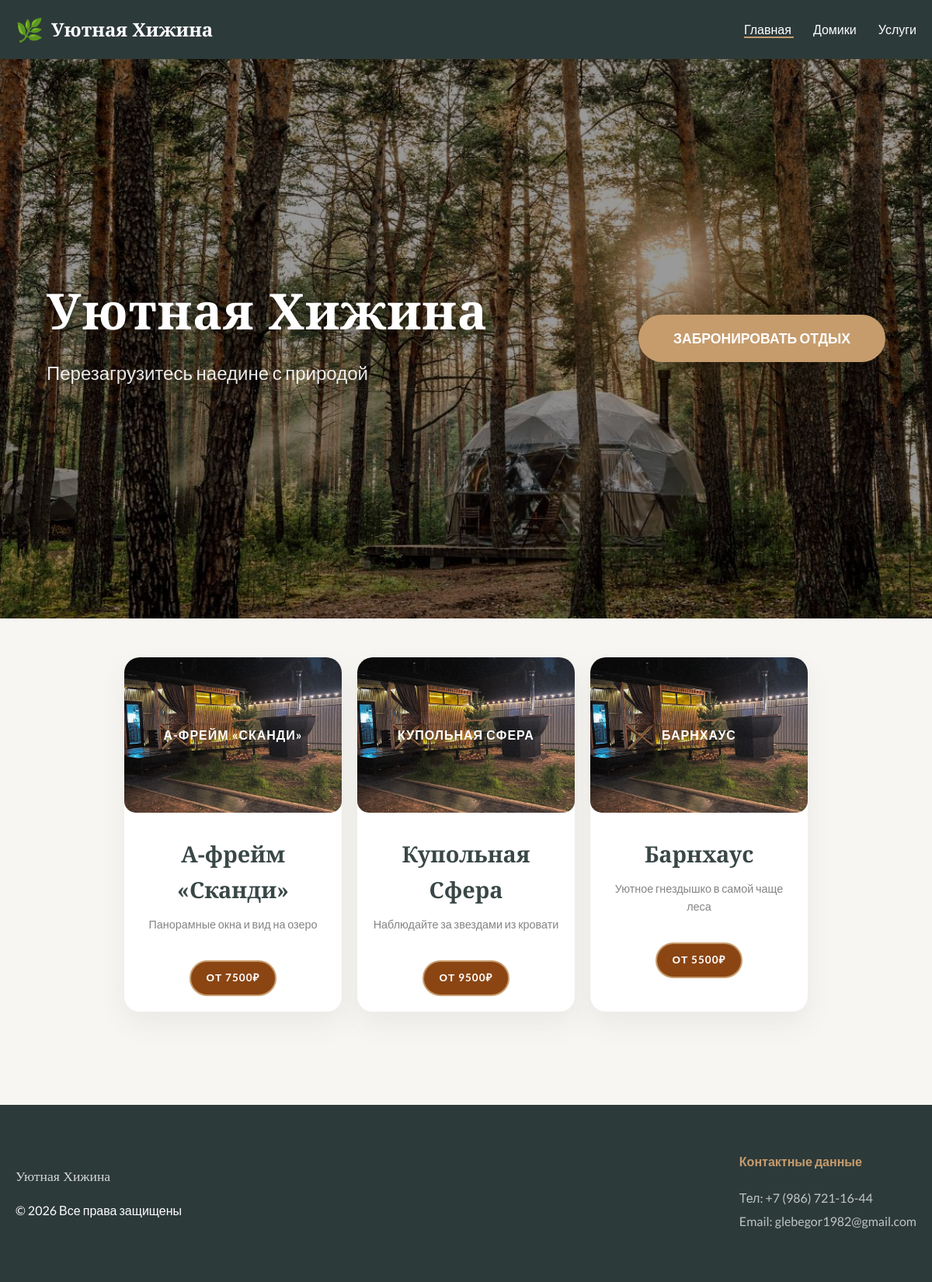
The page / on the database its author committed.
### tables this page shows
CREATE TABLE houses (
            id INTEGER PRIMARY KEY AUTOINCREMENT,
            name TEXT NOT NULL,
            description TEXT,
            short_description TEXT,
            price_per_night INTEGER,
            features TEXT,
            image_url TEXT
        );

### app.py (the view)
@app.route('/')
def index():
    conn = get_db_connection()
    houses = conn.execute('SELECT * FROM houses').fetchall()
    conn.close()
    return render_template('index.html', houses=houses)

### app.py (called while the page is built)
def get_db_connection():
    conn = sqlite3.connect('glamping.db')
    conn.row_factory = sqlite3.Row  # Это позволяет обращаться к колонкам по именам: house['name']
    return conn

### templates/index.html
{% extends 'base.html' %}
{% block content %}
<section class="hero" style="background-image: url('{{ url_for('static', filename='img/background.jpg') }}');">
    <div class="hero-overlay">
        <div class="hero-container">
            <div class="hero-text">
                <h1>Уютная Хижина</h1>
                <p>Перезагрузитесь наедине с природой</p>
            </div>
            <div class="hero-action">
                <a href="/booking" class="btn-hero">Забронировать отдых</a>
            </div>
        </div>
    </div>
</section>
<div class="container">
    <div class="houses-grid" style="display: flex; gap: 20px; flex-wrap: wrap; justify-content: center;">
        {% for house in houses %}
        <a href="/house/{{ house['id'] }}" class="house-card"
           style="text-decoration: none; color: inherit; width: 300px;">
            <div class="house-image"
                 style="background: url('{{ url_for('static', filename='img/houses/house' ~ house['id'] ~ '/cover.jpg') }}') center/cover; height: 200px; border-radius: 15px; display: flex; align-items: center; justify-content: center; color: white; font-weight: bold;\">
                {{ house['name'] }}
            </div>
            <div class="house-info" style="padding: 20px; text-align: center; background: white;">
                <h2 style="font-family: var(--font-header); margin: 10px 0;">{{ house['name'] }}</h2>
                <p style="font-size: 0.9rem; color: #666;">{{ house['short_description'] }}</p>
                <div class="btn"
                     style="display: inline-block; margin-top: 15px; padding: 10px 20px; background: #8b4513; color: white; border-radius: 25px;">
                    от {{ house['price_per_night'] }}₽
                </div>
            </div>
        </a>
        {% endfor %}
    </div>
</div>
{% endblock %}

### templates/base.html (shortened to what this page needs)
<!DOCTYPE html>
<html lang="ru">
<head>
    <link rel="stylesheet" href="{{ url_for('static', filename='css/style.css') }}">
    <link rel="stylesheet" href="https://cdn.jsdelivr.net/npm/flatpickr/dist/flatpickr.min.css">
    <link rel="stylesheet" type="text/css" href="https://npmcdn.com/flatpickr/dist/themes/airbnb.css">
</head>
<body>
<nav class="main-nav">
    <div class="nav-container">
        <a href="/" class="logo">
            <div class="logo-icon">🌿</div>
            <span>Уютная Хижина</span>
        </a>
        <div class="nav-links">
            <a href="/"
               style="{% if request.path == '/' %} opacity: 1; border-bottom: 2px solid var(--accent-wood); {% endif %}">
                Главная
            </a>
            <a href="{{ url_for('all_houses') }}"
               style="{% if request.path == '/houses' %} opacity: 1; border-bottom: 2px solid var(--accent-wood); {% endif %}">
                Домики
            </a>
            <a href="{{ url_for('services') }}"
               style="{% if request.path == '/services' %} opacity: 1; border-bottom: 2px solid var(--accent-wood); {% endif %}">
                Услуги
            </a>
        </div>
    </div>
</nav>
<main>
    {% block content %}{% endblock %}
</main>
<footer class="main-footer">
    <div class="footer-container">
        <div class="footer-left">
            <p class="footer-logo">Уютная Хижина</p>
            <p>© 2026 Все права защищены</p>
        </div>
        <div class="footer-right">
            <h4>Контактные данные</h4>
            <p>Тел: +7 (986) 721-16-44</p>
            <p>Email: glebegor1982@gmail.com</p>
        </div>
    </div>
</footer>
</body>
</html>

### static/css/style.css (style rules this page uses)
:root { --bg-color: #f8f6f2; --text-main: #3a4747; --accent-wood: #c69c6d; --card-bg: #ffffff; --font-header: 'Playfair Display', serif; --font-text: 'Lato', sans-serif; }
* { box-sizing: border-box; }
body { font-family: var(--font-text); background-color: var(--bg-color); color: var(--text-main); margin: 0; padding: 0; line-height: 1.6; display: flex; flex-direction: column; align-items: center; }
.main-nav { background: #2d3a3a; padding: 15px 0; box-shadow: 0 2px 10px rgba(0,0,0,0.05); width: 100%; }
.nav-container { max-width: 1200px; margin: 0 auto; display: flex; justify-content: space-between; align-items: center; padding: 0 20px; }
.logo { display: flex; align-items: center; gap: 10px; text-decoration: none; color: var(--text-main); font-family: var(--font-header); font-size: 1.5rem; font-weight: bold; }
.logo-icon { font-size: 1.8rem; }
.nav-links a { text-decoration: none; color: var(--text-main); margin-left: 25px; font-weight: 400; }
.main-footer { background: #2d3a3a; color: white; padding: 60px 0; width: 100%; margin-top: 80px; }
.footer-container { max-width: 1200px; margin: 0 auto; display: flex; justify-content: space-between; padding: 0 20px; }
.footer-logo { font-family: var(--font-header); font-size: 1.1rem; opacity: 0.8; }
.footer-right h4 { margin-top: 0; color: var(--accent-wood); }
.footer-right p { opacity: 0.7; margin: 5px 0; }
.main-nav .logo, .main-nav .logo span, .main-nav .logo-icon, .main-nav .nav-links a { color: white !important; text-decoration: none; }
.logo-icon { color: white; }
h1 { font-family: var(--font-header); font-size: 3.5rem; font-weight: 700; margin: 0 0 15px 0; letter-spacing: 1px; color: var(--text-main); }
.container { display: flex; flex-direction: row; justify-content: center; align-items: stretch; gap: 20px; max-width: 1200px; width: 95%; margin: 40px auto; flex-wrap: nowrap; }
.house-card { flex: 0 1 calc(33.333% - 20px); min-width: 280px; background: var(--card-bg); border-radius: 20px; overflow: hidden; text-decoration: none; color: inherit; box-shadow: 0 15px 35px rgba(58, 71, 71, 0.08); transition: all 0.4s ease; }
.house-image { width: 100%; height: 240px; background: linear-gradient(135deg, #a3b18a 0%, #588157 100%); display: flex; align-items: center; justify-content: center; color: white; font-size: 1rem; letter-spacing: 1px; font-weight: bold; text-transform: uppercase; }
.house-info { padding: 30px; text-align: center; }
.house-info h2 { font-family: var(--font-header); font-size: 1.8rem; margin: 0 0 10px 0; color: var(--text-main); }
.house-info p { font-size: 1rem; opacity: 0.8; margin: 0 0 20px 0; font-weight: 300; }
.btn { display: inline-block; background-color: var(--accent-wood); color: white; padding: 12px 30px; border-radius: 30px; font-weight: bold; text-transform: uppercase; font-size: 0.85rem; letter-spacing: 1px; transition: background-color 0.3s ease; border: 2px solid var(--accent-wood); }

### templates/base.html (style rules this page uses)
body, html { margin: 0; padding: 0; overflow-x: hidden; }
.hero { width: 100vw; position: relative; left: 50%; right: 50%; margin-left: -50vw; margin-right: -50vw; height: 90vh; background-size: cover; background-position: center; margin-top: 0; margin-bottom: 50px; }
.hero-container { max-width: 1200px; margin: 0 auto; width: 90%; display: flex; justify-content: space-between; align-items: center; flex-wrap: wrap; }
.hero-overlay { width: 100%; height: 100%; background: rgba(0, 0, 0, 0.4); display: flex; align-items: center; }
.hero-text h1 { font-family: 'Playfair Display', serif; font-size: 4rem; color: white; margin: 0; text-shadow: 2px 2px 10px rgba(0,0,0,0.3); }
.hero-text p { font-size: 1.5rem; color: rgba(255, 255, 255, 0.9); margin-top: 10px; }
.btn-hero { padding: 20px 45px; background-color: var(--accent-wood); color: white; text-decoration: none; border-radius: 50px; font-weight: bold; font-size: 1.1rem; transition: all 0.3s ease; box-shadow: 0 10px 25px rgba(0,0,0,0.2); text-transform: uppercase; }

### rows shown on the page
houses: name "А-ФРЕЙМ «СКАНДИ»", name "А-фрейм «Сканди»", short_description "Панорамные окна и вид на озеро", price_per_night "7500"
houses: name "КУПОЛЬНАЯ СФЕРА", name "Купольная Сфера", short_description "Наблюдайте за звездами из кровати", price_per_night "9500"
houses: {{ house['id'] }} 3 (drawn), name "БАРНХАУС", name "Барнхаус", short_description "Уютное гнездышко в самой чаще леса", price_per_night "5500"
